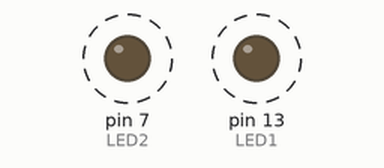
A sketch run on a simulated Arduino Uno, built with avr-gcc and run on an emulated ATmega328P. Shown: output pins drawn as LEDs (lit = HIGH). Dashed ring = blinking. What the sketch prints to the serial monitor is not drawn.

Above: at 0.06 s.
Timing chart, 0 to 3.0 s (numbered marks = the images above):
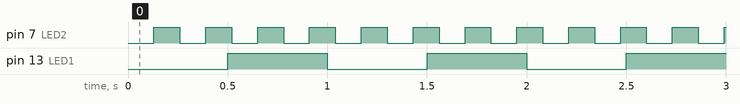

The sketch:

01_millis_blink.ino
```cpp
/*
 * Lucrarea 4 – Exemplul 1: temporizare fără blocare cu millis()
 * Trei „sarcini" independente rulează în paralel: LED-ul de pe D13 (500 ms),
 * un LED extern pe D7 (130 ms) și un mesaj serial la 2 s.
 * Comparați cu varianta cu delay(): cu delay(500) celelalte sarcini ar fi blocate.
 */
const uint8_t LED1 = 13;
const uint8_t LED2 = 7;

struct Sarcina { unsigned long perioada; unsigned long ultima; };
Sarcina s1 = {500, 0}, s2 = {130, 0}, s3 = {2000, 0};

bool stare1 = false, stare2 = false;

// true dacă a trecut perioada; diferența fără semn rămâne corectă și la depășirea lui millis() (≈49,7 zile)
bool a_venit_timpul(Sarcina &s) {
  unsigned long acum = millis();
  if (acum - s.ultima >= s.perioada) {
    s.ultima += s.perioada;          // păstrează ritmul, fără derivă
    return true;
  }
  return false;
}

void setup() {
  pinMode(LED1, OUTPUT);
  pinMode(LED2, OUTPUT);
  Serial.begin(9600);
}

void loop() {
  if (a_venit_timpul(s1)) { stare1 = !stare1; digitalWrite(LED1, stare1); }
  if (a_venit_timpul(s2)) { stare2 = !stare2; digitalWrite(LED2, stare2); }
  if (a_venit_timpul(s3)) {
    Serial.print(F("t = ")); Serial.print(millis() / 1000.0, 1); Serial.println(F(" s"));
  }
}
```

Measured:
- by itself, pin 7 (LED2): alternates HIGH for 0.13 s and LOW for 0.13 s
- by itself, pin 13 (LED1): alternates HIGH for 0.50 s and LOW for 0.50 s
